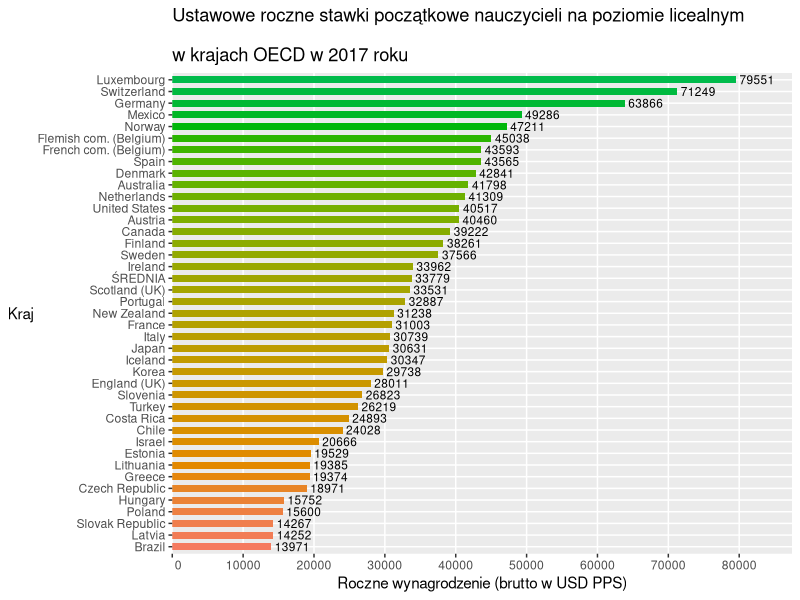

Here is the R script that generated this plot:
## ---- chunk 1
knitr::opts_chunk$set(echo = TRUE)
## ---- chunk 2
library(data.table)
salaries <- na.omit(fread("teachers_salaries_2017.csv", sep = ","), "Value")
## ---- chunk 3
library(ggplot2)

salaries1 <- salaries[EXP == 'EXP0' & QUAL == 'QUAL_TYP' & INDICATOR == 'USD_STAT_YR' & ISC11 == 'L3_C4',.(Kraj = Country,Value=as.numeric(Value)),]
salaries1 <- rbind(salaries1, list("ŚREDNIA", mean(salaries1$Value)))
salaries1$Kraj <- factor(salaries1$Kraj, levels = salaries1$Kraj[order(salaries1$Value)])

ggplot(data = salaries1,aes(x = Kraj, y = Value, fill=Kraj, label = round(Value))) + 
  geom_col(position= "dodge", width = 0.6) + 
  labs(title = "Ustawowe roczne stawki początkowe nauczycieli na poziomie licealnym 
       \nw krajach OECD w 2017 roku") +
  geom_text(hjust=-0.1, color = "black", size = 3) + 
  ylab("Roczne wynagrodzenie (brutto w USD PPS)") +
  theme(legend.position = "none", axis.title.y = element_text(angle=0, vjust=0.5)) + 
  scale_fill_hue(h=c(20,140)) +
  scale_y_discrete(limits = seq(0,80000,10000),expand = c(0, 0, 0.1, 0)) + 
  coord_flip()
